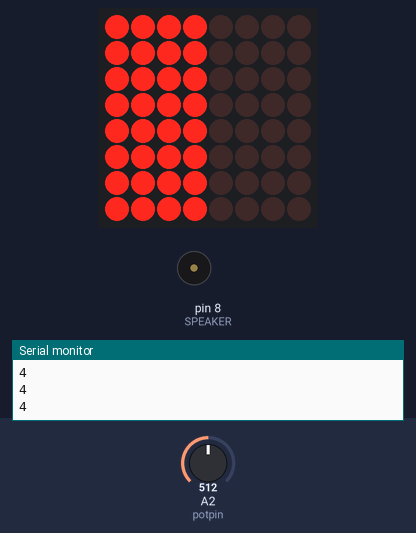
Recording of a sketch running on a simulated Arduino Uno, built with avr-gcc and run on an emulated ATmega328P. Parts: 8×8 LED matrix, buzzer (waves = sounding), the last lines printed to the serial monitor. The inputs (shaded band) are chosen by the test bench; at power-on: A2 (potpin) = 512.

Above: at 1.2 s.
1.3 s: A2 (potpin) set to 576
4.3 s: A2 (potpin) set to 606
At 5.35 s:
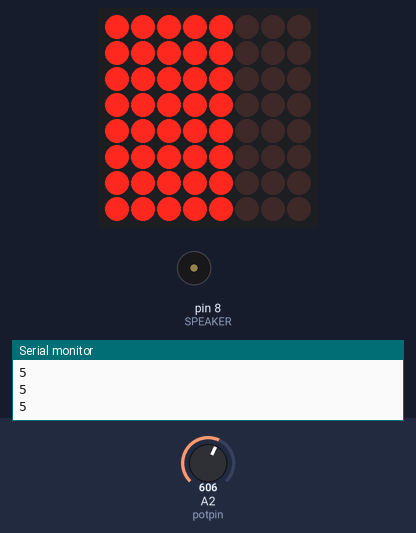
6.1 s: A2 (potpin) set to 700
7.6 s: A2 (potpin) set to 724
At 8.69 s:
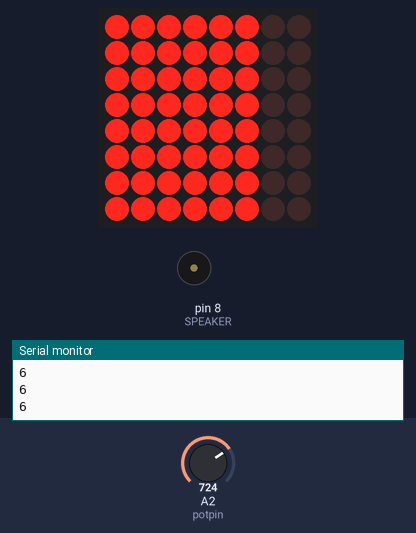
9.5 s: A2 (potpin) set to 900
At 10.59 s:
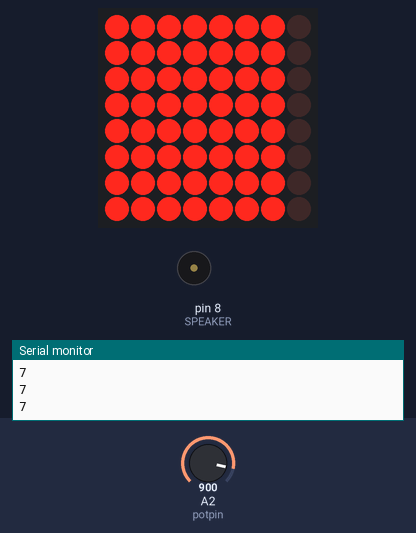
11.4 s: A2 (potpin) set to 1023
At 12.49 s:
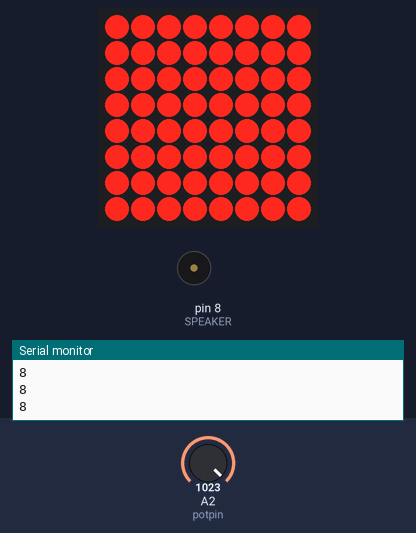
Timing chart, 0 to 14.3 s (numbered marks = the images above; inputs shaded):
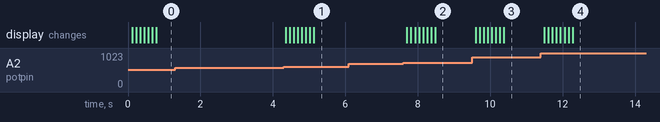

Measured:
- the behaviour switches between 593 and 594 on A2 (potpin) (found by bisection; images 0 and 1)
- the behaviour switches between 712 and 713 on A2 (potpin) (found by bisection; images 1 and 2)
- after the input at 4.3 s, the display: first changes after 0.05 s (image 1 shows a later state)
- after the input at 7.6 s, the display: first changes after 0.10 s (image 2 shows a later state)
- after the input at 9.5 s, the display: first changes after 0.10 s (image 3 shows a later state)
- after the input at 11.4 s, the display: first changes after 0.09 s (image 4 shows a later state)

The sketch:

knob_speaker_8x8LED.ino
```cpp
/*
  knob_speaker_8x8LED

  simply change the sound according to the knob
  and display the level to the led screen

  pint D12,D11,D10[DIN,CLK,CS]-8x8LED
  pin A2-knob
  pin D8-Speaker

  modified 25 JAN 2016 for CU Robot Class
  by Chawanan Inkumnoi

 █████╗ ██╗   ██╗████████╗ ██████╗ ███████╗ █████╗ ██╗   ██╗███████╗
██╔══██╗██║   ██║╚══██╔══╝██╔═══██╗██╔════╝██╔══██╗██║   ██║██╔════╝
███████║██║   ██║   ██║   ██║   ██║███████╗███████║██║   ██║█████╗
██╔══██║██║   ██║   ██║   ██║   ██║╚════██║██╔══██║╚██╗ ██╔╝██╔══╝
██║  ██║╚██████╔╝   ██║   ╚██████╔╝███████║██║  ██║ ╚████╔╝ ███████╗
╚═╝  ╚═╝ ╚═════╝    ╚═╝    ╚═════╝ ╚══════╝╚═╝  ╚═╝  ╚═══╝  ╚══════╝


*/
#include "LedControl.h"
int delayTime=200;
#define SPEAKER 8
#define b0 B00000000;
#define b1 B10000000;
#define b2 B11000000;
#define b3 B11100000;
#define b4 B11110000;
#define b5 B11111000;
#define b6 B11111100;
#define b7 B11111110;
#define b8 B11111111;
int potpin = 2;  // analog pin used to connect the potentiometer
int val=0;
byte  ledarray[] = {
   B10000000,
   B01000000,
   B00100000,
   B00010000,
   B00001000,
   B00000100,
   B00000010,
   B00000001
};
LedControl lc=LedControl(12,11,10,1);
void setup() {
   Serial.begin(9600);
   lc.shutdown(0,false); // Wake up displays 0
   lc.setIntensity(0,5); // Set intensity levels, brightness from 0-15
   lc.clearDisplay(0); // Clear Displays
}

void loop() {
  val = analogRead(potpin);            // reads the value of the potentiometer (value between 0 and 1023)
  calculateDisplay(val);
  val = map(val, 0,1023,31,16000);    // map value normalize from 0 -1023 to 31 to 16000
  tone(SPEAKER, val, 5);
  delay(10);
}

void calculateDisplay(int wow)
{
  int me = map(wow, 0,950,0,8);
  byte str;
  for (int i = 0; i < 7; i++)
  {
      ledarray[i] = ledarray[i+1];
  }
  if(me==0) ledarray[7] = b0;
  if(me==1) ledarray[7] = b1;
  if(me==2) ledarray[7] = b2;
  if(me==3) ledarray[7] = b3;
  if(me==4) ledarray[7] = b4;
  if(me==5) ledarray[7] = b5;
  if(me==6) ledarray[7] = b6;
  if(me==7) ledarray[7] = b7;
  if(me==8) ledarray[7] = b8;
Serial.println(me);

  for (int i = 0; i < 8; i++)
  {
    lc.setRow(0,i,ledarray[i]);
//     Serial.println(me);
  }
    delay(100);
}
```
